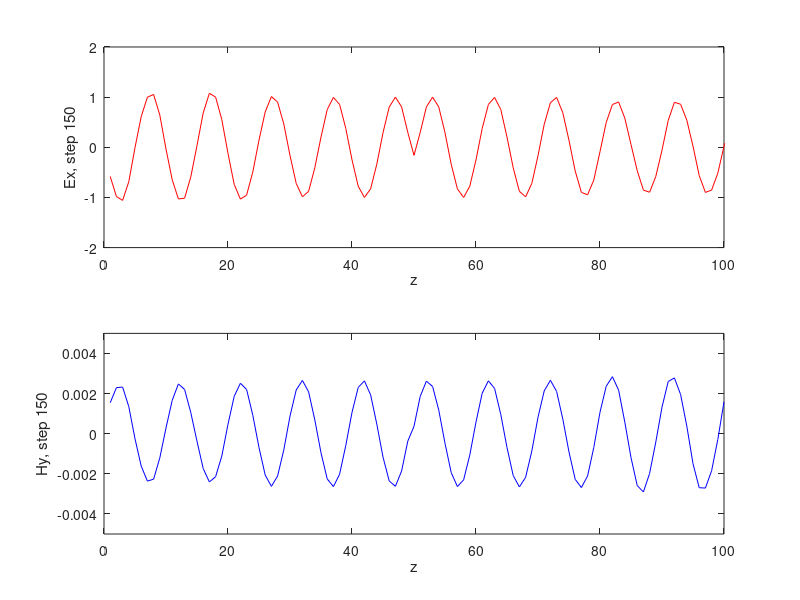

Reproduce this figure in MATLAB.
% This program demonstrates a one-dimensional FDTD simulation.
% The program mainly simulates the propagation of electromagnetic wave in Z 
% directionin free space. The excitation source is a harmonic field source.
% The Mur absorbing boundary condition is used as the boundary condition.

% 该程序演示了一维FDTD模拟。该程序主要模拟电磁波在自由空间中z方向上的传播。
% 激励源为时谐场源。边界条件为Mur吸收边界条件。

clc;
clear;
close all;

%***********************************************************************
% Fundamental constants 基本常数
%***********************************************************************

eps0 = 8.85e-12;	% permittivity of vacuum 真空介电常数
mu0 = 4*pi*1e-7;	% permeability of vacuum 真空磁导率
c0 = 1/sqrt(mu0*eps0);	% speed of light 光速

%***********************************************************************
% Mesh parameters 网格参数
%***********************************************************************

Nz = 100;	% number of cells in 1D problem space 一维问题空间中的单元数
Nt = 150;	% number of iterations 迭代次数
dz = 3e-2;	% space step 空间步长
dt = 1/(2.0*c0*sqrt(1/dz^2));	%time step 时间步长

%***********************************************************************
% Material properties 媒质特性
%***********************************************************************

epsR = 1;	% relative permittivity 相对介电常数
muR = 1;	% relative permeability 相对电导率
sigE = 0;	% electric conductivity 电导率
sigH = 0;	% effective magnetism conductivity 等效磁导率

%***********************************************************************
% Boundary conditions 边界条件
%***********************************************************************

% PEC边界条件

%***********************************************************************
% Updating coefficients 更新系数
%***********************************************************************

CA = (eps0*epsR/dt-sigE/2)/(eps0*epsR/dt+sigE/2);
CB = 1/(eps0*epsR/dt+sigE/2);
CP = (mu0*muR/dt-sigH/2)/(mu0*muR/dt+sigH/2);
CQ = 1/(mu0*muR/dt+sigH/2);

%***********************************************************************
% Source excitation 源激励
%***********************************************************************

fre = 1.0e+9; % frequency 频率
Jz = round(Nz/2);   % position 位置

%***********************************************************************
% Initializing field arrays 初始化场
%***********************************************************************

Ex = zeros(Nz+1,1);
Hy = zeros(Nz,1);

%***********************************************************************
% BEGIN TIME-STEPPING LOOP 开始迭代
%***********************************************************************

for n=1:Nt
    
    % Set excitation source 设置激励源
%     Ex(1) = sin(2.0*pi*fre*dt*n);
%     Ex(Jz) = 1;
    Ex(Jz) = sin(2.0*pi*fre*dt*n);
%     Ex(Nz+1) = sin(2.0*pi*fre*dt*n);

    % Update magnetic field 更新磁场
    for k = 1:Nz
        Hy(k) = CP*Hy(k)-CQ*(Ex(k+1)-Ex(k))/dz;
    end
    
    tempx = Ex;
    
    % Update electric field 更新电场
    for k = 2:Nz
        Ex(k) = CA*Ex(k)-CB*(Hy(k)-Hy(k-1))/dz;
    end
   
    % Set boundary conditions 设置边界条件
    % Mur边界条件
%     Ex(1) = tempx(2)+((c0*dt-dz)/(c0*dt+dz))*(Ex(2)-tempx(1));
%     Ex(Nz+1) = tempx(Nz)+((c0*dt-dz)/(c0*dt+dz))*(Ex(Nz)-tempx(Nz+1));
    % 行波延时法
%     Ex(1) = tempx(1)-c0*dt/dz*(tempx(1)-tempx(2));
%     Ex(Nz+1) = tempx(Nz+1)-c0*dt/dz*(tempx(Nz+1)-tempx(Nz));
    % 波阻抗法
    Z0 = sqrt((muR*mu0)/(epsR*eps0));
    Ex(1) = -Z0*Hy(1);
    Ex(Nz+1) = Z0*Hy(Nz);
    
    % Visualize fields 可视化场
    subplot(2,1,1),plot(Ex,'r');
    xlabel('z');ylabel(['Ex, step ',int2str(n)]);axis([0 100 -2 2]);
    subplot(2,1,2),plot(Hy,'b');
    xlabel('z');ylabel(['Hy, step ',int2str(n)]);axis([0 100 -5e-3 5e-3]);
    drawnow;

end

%***********************************************************************
% END TIME-STEPPING LOOP 终止迭代
%***********************************************************************